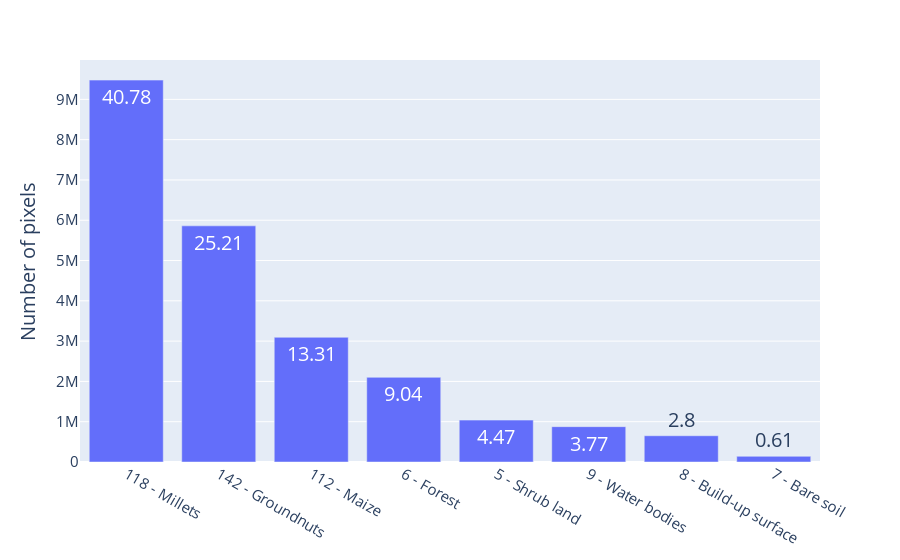

Write notebook code for a chart like this one.
### Markdown cell above
## Plot histogram

### Code cell
fig = px.bar(df,
        x=df.index.str.slice(start=0, stop=20),
        y=df.columns[0],
        text='percent',
        labels={'x': "Crop category",df.columns[0]:"Number of pixels"})

fig.update_xaxes(tickfont_size=15) 
fig.update_yaxes(title_font=dict(size=20), tickfont_size=15)

fig.update_layout(xaxis_title=None, font_size=20)

fig.show()

### Figure 1 — Plotly figure (JSON) as saved in the notebook; plotly's stock layout.template omitted (floating-point values rounded to 4 significant figures)
{"data": [{"alignmentgroup": "True", "hovertemplate": "Crop category=%{x}<br>Number of pixels=%{y}<br>percent=%{text}<extra></extra>", "legendgroup": "", "marker": {"color": "#636efa", "pattern": {"shape": ""}}, "name": "", "offsetgroup": "", "orientation": "v", "showlegend": false, "text": [40.78, 25.21, 13.31, 9.04, 4.47, 3.77, 2.8, 0.61], "textposition": "auto", "type": "bar", "x": ["118 - Millets", "142 - Groundnuts", "112 - Maize", "6 - Forest", "5 - Shrub land", "9 - Water bodies", "8 - Build-up surface", "7 - Bare soil"], "xaxis": "x", "y": [9477865, 5860702, 3094801, 2101204, 1039546, 877019, 651597, 140969], "yaxis": "y"}], "layout": {"barmode": "relative", "font": {"size": 20}, "legend": {"tracegroupgap": 0}, "margin": {"t": 60}, "xaxis": {"anchor": "y", "domain": [0, 1], "tickfont": {"size": 15}, "title": {}}, "yaxis": {"anchor": "x", "domain": [0, 1], "tickfont": {"size": 15}, "title": {"font": {"size": 20}, "text": "Number of pixels"}}}}
